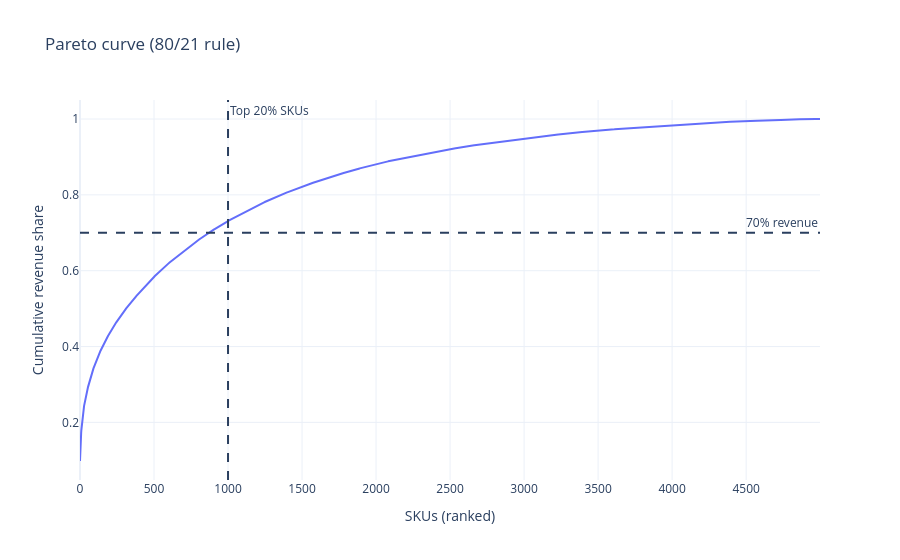

Notebook code cell kept with this figure:
### Markdown cell above
## 1. Demand Dynamics

### Pareto curve — share of revenue vs share of SKUs

### Code cell
rev = weekly.groupby('sku_id')['revenue'].sum().sort_values(ascending=False)
cum = rev.cumsum() / rev.sum()

p = pareto_summary(weekly)
print(p)

fig = go.Figure()
fig.add_trace(go.Scatter(y=cum.values, mode='lines', name='Cumulative revenue share'))
fig.add_hline(y=0.70, line_dash='dash', annotation_text='70% revenue')
fig.add_vline(x=p['top_sku_count'], line_dash='dash', annotation_text='Top 20% SKUs')
fig.update_layout(title='Pareto curve (80/21 rule)', xaxis_title='SKUs (ranked)',
                  yaxis_title='Cumulative revenue share', template='plotly_white')
fig.show()

### Figure 1 — Plotly figure (JSON) as saved in the notebook; plotly's stock layout.template omitted (floating-point values rounded to 4 significant figures; data arrays with more than 128 entries replaced by an {"elided": "..."} marker saying what was removed)
{"data": [{"mode": "lines", "name": "Cumulative revenue share", "type": "scatter", "y": {"elided": "5000 float values"}}], "layout": {"annotations": [{"showarrow": false, "text": "70% revenue", "x": 1, "xanchor": "right", "xref": "x domain", "y": 0.7, "yanchor": "bottom", "yref": "y"}, {"showarrow": false, "text": "Top 20% SKUs", "x": 1000, "xanchor": "left", "xref": "x", "y": 1, "yanchor": "top", "yref": "y domain"}], "shapes": [{"line": {"dash": "dash"}, "type": "line", "x0": 0, "x1": 1, "xref": "x domain", "y0": 0.7, "y1": 0.7, "yref": "y"}, {"line": {"dash": "dash"}, "type": "line", "x0": 1000, "x1": 1000, "xref": "x", "y0": 0, "y1": 1, "yref": "y domain"}], "title": {"text": "Pareto curve (80/21 rule)"}, "xaxis": {"title": {"text": "SKUs (ranked)"}}, "yaxis": {"title": {"text": "Cumulative revenue share"}}}}
